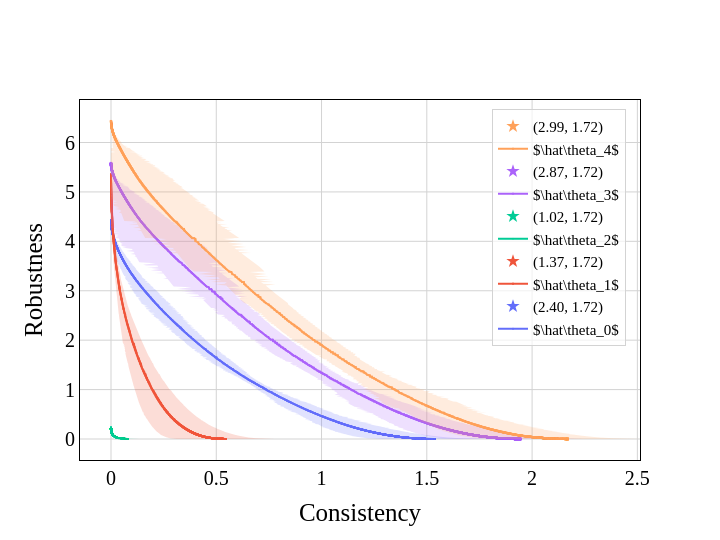

This figure's notebook cell:
### Code cell
colors = px.colors.qualitative.Plotly
nc = len(colors)
band_colors = [hex2rgba(c, 0.2) for c in colors]
font_family = 'Times New Roman'
font_color = 'black'
width, height = 720, 540
symbols = ['circle', 'square', 'triangle-up', 'cross', 'x']
show_errors = True

fig = go.Figure()
for p in df_im['p'].unique():
    for ii, alg in enumerate(df_im['alg'].unique()):
        temp = df_im[(df_im['p'] == p) & (df_im['alg'] == alg)].sort_values(['consistency'], ascending=False)
        mask = pareto_frontier(temp['robustness'], temp['consistency'])
        temp = temp.iloc[mask]
        t = '\\theta_{p}'.format(p=f'{p}')
        if alg in df_im['alg'].unique():
            if alg == 'ROAR':
                name = f'({temp["consistency"].round(2).iloc[0]:.2f}, {temp["robustness"].round(2).iloc[0]:.2f})'
            else:
                if base_model == 'lr':
                    name = r'$\hat{theta}$'.format(theta=t) if p != 0 else r'$\theta_{0}$'
                else:
                    name = r'$\hat{theta}$'.format(theta=t)

            fig.add_trace(go.Scatter(
                x = temp['consistency'] if alg != 'ROAR' else [None],
                y = temp['robustness'] if alg != 'ROAR' else [None],
                # x = temp['consistency'],
                # y = temp['robustness'],
                marker = dict(color=colors[p] if alg in ['OPT', 'ROAR'] else colors[(p+ii)%nc], symbol=symbols[p] if alg != 'ROAR' else 'star', size=2 if alg != 'ROAR' else 10),
                mode = 'markers+lines' if alg != 'ROAR' else 'markers',
                name = name,
                showlegend=True,
                customdata=temp['beta'],
                hovertemplate='consistency: %{x}<br>robustness: %{y}<br>beta: %{customdata}'
            ))

            if show_errors:
                if alg != 'ROAR':

                    fig.add_trace(go.Scatter(
                        x = temp['consistency'] + temp['consistency_std'],
                        y=temp['robustness'],
                        marker = dict(color=colors[p]),
                        mode='lines',
                        line=dict(width=0),
                        showlegend=False
                    ))
                    
                    fig.add_trace(go.Scatter(
                        x = (temp['consistency'] - temp['consistency_std']).clip(0),
                        y=temp['robustness'],
                        marker = dict(color=colors[p]),
                        mode='lines',
                        line=dict(width=0),
                        fillcolor=band_colors[p],
                        fill='tonexty',
                        showlegend=False
                    ))

fig.update_xaxes(
    title=dict(
        text='Consistency',
        font=dict(
            family=font_family,
            color=font_color,
            size=25
        )
        ), 
    showline=True, 
    mirror=True,
    linecolor='black', 
    gridcolor='lightgrey', 
    zerolinewidth=1,
    zerolinecolor='lightgrey',
    )


fig.update_yaxes(
    title=dict(
        text='Robustness',
        font=dict(
            family=font_family,
            color=font_color,
            size=25
        ), 
        ), 
    showline=True, 
    mirror=True,
    linecolor='black', 
    gridcolor='lightgrey',
    zerolinewidth=1,
    zerolinecolor='lightgrey',
    )


fig.update_layout(
    legend=dict(
        x=0.975, 
        y=0.975, 
        xanchor='right',
        font=dict(
            family=font_family,
            color=font_color,
            size=15
            ), 
        bgcolor='rgba(255, 255, 255, 0.7)',
        bordercolor='lightgrey',
        borderwidth=1,
        entrywidth=0.1,
        entrywidthmode='pixels',
        ),
    width=width,
    height=height,
    plot_bgcolor='white',
    paper_bgcolor='white',
    xaxis=dict(
        tickfont=dict(
            family=font_family,
            color=font_color,
            size=20,
        )
    ),
    yaxis=dict(
        tickfont=dict(
            family=font_family,
            color=font_color,
            size=20
        )
    )
    )

fig.show()

### Figure 1 — Plotly figure (JSON) as saved in the notebook; plotly's stock layout.template omitted (floating-point values rounded to 4 significant figures; data arrays with more than 128 entries replaced by an {"elided": "..."} marker saying what was removed)
{"data": [{"customdata": {"elided": "2602 float values"}, "hovertemplate": "consistency: %{x}<br>robustness: %{y}<br>beta: %{customdata}", "marker": {"color": "#636EFA", "size": 2, "symbol": "circle"}, "mode": "markers+lines", "name": "$\\hat\\theta_0$", "showlegend": true, "type": "scatter", "x": {"elided": "2602 float values"}, "y": {"elided": "2602 float values"}}, {"line": {"width": 0}, "marker": {"color": "#636EFA"}, "mode": "lines", "showlegend": false, "type": "scatter", "x": {"elided": "2602 float values"}, "y": {"elided": "2602 float values"}}, {"fill": "tonexty", "fillcolor": "rgba(99, 110, 250, 0.2)", "line": {"width": 0}, "marker": {"color": "#636EFA"}, "mode": "lines", "showlegend": false, "type": "scatter", "x": {"elided": "2602 float values"}, "y": {"elided": "2602 float values"}}, {"customdata": [1], "hovertemplate": "consistency: %{x}<br>robustness: %{y}<br>beta: %{customdata}", "marker": {"color": "#636EFA", "size": 10, "symbol": "star"}, "mode": "markers", "name": "(2.40, 1.72)", "showlegend": true, "type": "scatter", "x": [null], "y": [null]}, {"customdata": {"elided": "1386 float values"}, "hovertemplate": "consistency: %{x}<br>robustness: %{y}<br>beta: %{customdata}", "marker": {"color": "#EF553B", "size": 2, "symbol": "square"}, "mode": "markers+lines", "name": "$\\hat\\theta_1$", "showlegend": true, "type": "scatter", "x": {"elided": "1386 float values"}, "y": {"elided": "1386 float values"}}, {"line": {"width": 0}, "marker": {"color": "#EF553B"}, "mode": "lines", "showlegend": false, "type": "scatter", "x": {"elided": "1386 float values"}, "y": {"elided": "1386 float values"}}, {"fill": "tonexty", "fillcolor": "rgba(239, 85, 59, 0.2)", "line": {"width": 0}, "marker": {"color": "#EF553B"}, "mode": "lines", "showlegend": false, "type": "scatter", "x": {"elided": "1386 float values"}, "y": {"elided": "1386 float values"}}, {"customdata": [1], "hovertemplate": "consistency: %{x}<br>robustness: %{y}<br>beta: %{customdata}", "marker": {"color": "#EF553B", "size": 10, "symbol": "star"}, "mode": "markers", "name": "(1.37, 1.72)", "showlegend": true, "type": "scatter", "x": [null], "y": [null]}, {"customdata": {"elided": "3394 float values"}, "hovertemplate": "consistency: %{x}<br>robustness: %{y}<br>beta: %{customdata}", "marker": {"color": "#00CC96", "size": 2, "symbol": "triangle-up"}, "mode": "markers+lines", "name": "$\\hat\\theta_2$", "showlegend": true, "type": "scatter", "x": {"elided": "3394 float values"}, "y": {"elided": "3394 float values"}}, {"line": {"width": 0}, "marker": {"color": "#00CC96"}, "mode": "lines", "showlegend": false, "type": "scatter", "x": {"elided": "3394 float values"}, "y": {"elided": "3394 float values"}}, {"fill": "tonexty", "fillcolor": "rgba(0, 204, 150, 0.2)", "line": {"width": 0}, "marker": {"color": "#00CC96"}, "mode": "lines", "showlegend": false, "type": "scatter", "x": {"elided": "3394 float values"}, "y": {"elided": "3394 float values"}}, {"customdata": [1], "hovertemplate": "consistency: %{x}<br>robustness: %{y}<br>beta: %{customdata}", "marker": {"color": "#00CC96", "size": 10, "symbol": "star"}, "mode": "markers", "name": "(1.02, 1.72)", "showlegend": true, "type": "scatter", "x": [null], "y": [null]}, {"customdata": {"elided": "2449 float values"}, "hovertemplate": "consistency: %{x}<br>robustness: %{y}<br>beta: %{customdata}", "marker": {"color": "#AB63FA", "size": 2, "symbol": "cross"}, "mode": "markers+lines", "name": "$\\hat\\theta_3$", "showlegend": true, "type": "scatter", "x": {"elided": "2449 float values"}, "y": {"elided": "2449 float values"}}, {"line": {"width": 0}, "marker": {"color": "#AB63FA"}, "mode": "lines", "showlegend": false, "type": "scatter", "x": {"elided": "2449 float values"}, "y": {"elided": "2449 float values"}}, {"fill": "tonexty", "fillcolor": "rgba(171, 99, 250, 0.2)", "line": {"width": 0}, "marker": {"color": "#AB63FA"}, "mode": "lines", "showlegend": false, "type": "scatter", "x": {"elided": "2449 float values"}, "y": {"elided": "2449 float values"}}, {"customdata": [1], "hovertemplate": "consistency: %{x}<br>robustness: %{y}<br>beta: %{customdata}", "marker": {"color": "#AB63FA", "size": 10, "symbol": "star"}, "mode": "markers", "name": "(2.87, 1.72)", "showlegend": true, "type": "scatter", "x": [null], "y": [null]}, {"customdata": {"elided": "2022 float values"}, "hovertemplate": "consistency: %{x}<br>robustness: %{y}<br>beta: %{customdata}", "marker": {"color": "#FFA15A", "size": 2, "symbol": "x"}, "mode": "markers+lines", "name": "$\\hat\\theta_4$", "showlegend": true, "type": "scatter", "x": {"elided": "2022 float values"}, "y": {"elided": "2022 float values"}}, {"line": {"width": 0}, "marker": {"color": "#FFA15A"}, "mode": "lines", "showlegend": false, "type": "scatter", "x": {"elided": "2022 float values"}, "y": {"elided": "2022 float values"}}, {"fill": "tonexty", "fillcolor": "rgba(255, 161, 90, 0.2)", "line": {"width": 0}, "marker": {"color": "#FFA15A"}, "mode": "lines", "showlegend": false, "type": "scatter", "x": {"elided": "2022 float values"}, "y": {"elided": "2022 float values"}}, {"customdata": [1], "hovertemplate": "consistency: %{x}<br>robustness: %{y}<br>beta: %{customdata}", "marker": {"color": "#FFA15A", "size": 10, "symbol": "star"}, "mode": "markers", "name": "(2.99, 1.72)", "showlegend": true, "type": "scatter", "x": [null], "y": [null]}], "layout": {"height": 540, "legend": {"bgcolor": "rgba(255, 255, 255, 0.7)", "bordercolor": "lightgrey", "borderwidth": 1, "entrywidth": 0.1, "entrywidthmode": "pixels", "font": {"color": "black", "family": "Times New Roman", "size": 15}, "x": 0.975, "xanchor": "right", "y": 0.975}, "paper_bgcolor": "white", "plot_bgcolor": "white", "width": 720, "xaxis": {"gridcolor": "lightgrey", "linecolor": "black", "mirror": true, "showline": true, "tickfont": {"color": "black", "family": "Times New Roman", "size": 20}, "title": {"font": {"color": "black", "family": "Times New Roman", "size": 25}, "text": "Consistency"}, "zerolinecolor": "lightgrey", "zerolinewidth": 1}, "yaxis": {"gridcolor": "lightgrey", "linecolor": "black", "mirror": true, "showline": true, "tickfont": {"color": "black", "family": "Times New Roman", "size": 20}, "title": {"font": {"color": "black", "family": "Times New Roman", "size": 25}, "text": "Robustness"}, "zerolinecolor": "lightgrey", "zerolinewidth": 1}}}
